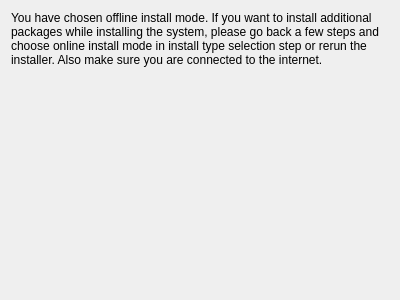
<?xml version="1.0" encoding="UTF-8"?>
<ui version="4.0">
 <class>Page_NoNetinst</class>
 <widget class="QWidget" name="Page_NoNetinst">
  <property name="geometry">
   <rect>
    <x>0</x>
    <y>0</y>
    <width>400</width>
    <height>300</height>
   </rect>
  </property>
  <property name="windowTitle">
   <string>Form</string>
  </property>
  <layout class="QVBoxLayout" name="verticalLayout">
   <item>
    <widget class="QLabel" name="label">
     <property name="sizePolicy">
      <sizepolicy hsizetype="Expanding" vsizetype="Expanding">
       <horstretch>0</horstretch>
       <verstretch>0</verstretch>
      </sizepolicy>
     </property>
     <property name="text">
      <string>You have chosen offline install mode. If you want to install additional packages while installing the system, please go back a few steps and choose online install mode in install type selection step or rerun the installer. Also make sure you are connected to the internet.</string>
     </property>
     <property name="alignment">
      <set>Qt::AlignLeading|Qt::AlignLeft|Qt::AlignTop</set>
     </property>
     <property name="wordWrap">
      <bool>true</bool>
     </property>
    </widget>
   </item>
  </layout>
 </widget>
 <resources/>
 <connections/>
</ui>
